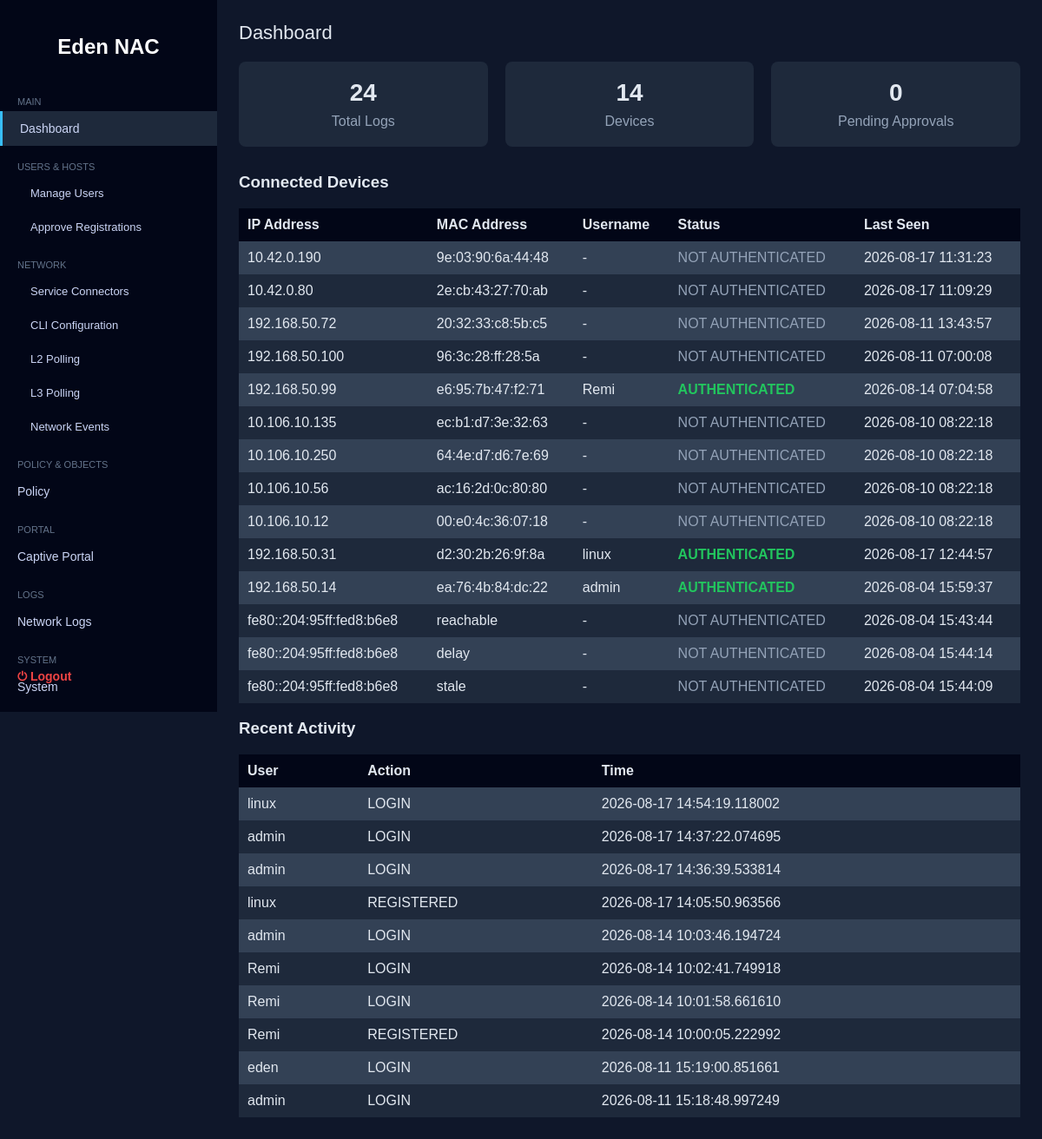
/dashboard (signed in), run on the app's committed database.
### tables this page shows
CREATE TABLE devices (
    id INTEGER PRIMARY KEY AUTOINCREMENT,
    mac TEXT UNIQUE NOT NULL,
    ip TEXT,
    username TEXT,
    authenticated INTEGER DEFAULT 0,
    last_seen TIMESTAMP DEFAULT CURRENT_TIMESTAMP
);

CREATE TABLE logs (
    id INTEGER PRIMARY KEY AUTOINCREMENT,
    username TEXT,
    action TEXT,
    time TIMESTAMP
);

### app.py (the view)
@app.route("/dashboard")
def dashboard():
    if "admin" not in session:
        return redirect("/admin")
    conn = db()
    c = conn.cursor()
    c.execute(
        """
        SELECT *
        FROM logs
        ORDER BY id DESC
        """
    )
    logs = c.fetchall()
    c.execute(
        """
        SELECT *
        FROM devices
        ORDER BY id DESC
        """
    )
    devices = c.fetchall()
    c.execute(
        """
        SELECT COUNT(*)
        FROM users
        WHERE status='pending'
        """
    )
    pending = c.fetchone()[0]
    conn.close()
    return render_template(
    "admin/dashboard.html",
    logs=logs,
    devices=devices,
    pending_count=pending,
    active_page="dashboard"
)

### app.py (called while the page is built)
def db():
    return sqlite3.connect("database.db")

### templates/admin/dashboard.html (shortened to what this page needs)
{% extends "base_admin.html" %}
{% block content %}
<div class="header">
    Dashboard
</div>
<div class="cards">
    <div class="card">
        <h2>
            {{ logs|length }}
        </h2>
        <p>
            Total Logs
        </p>
    </div>
    <div class="card">
        <h2>
            {{ devices|length }}
        </h2>
        <p>
            Devices
        </p>
    </div>
    <div class="card">
        <h2>
            {{ pending_count }}
        </h2>
        <p>
            Pending Approvals
        </p>
    </div>
</div>
<h3>
    Connected Devices
</h3>
{% if devices %}
<table>
    <tr>
        <th>IP Address</th>
        <th>MAC Address</th>
        <th>Username</th>
        <th>Status</th>
        <th>Last Seen</th>
    </tr>
    {% for d in devices %}
    <tr>
        <td>
            {{ d[2] or '-' }}
        </td>
        <td>
            {{ d[1] }}
        </td>
        <td>
            {{ d[3] or '-' }}
        </td>
        <td>
            {% if d[4] == 1 %}
                <span class="status-online">
                    AUTHENTICATED
                </span>
            {% else %}
                <span class="status-offline">
                    NOT AUTHENTICATED
                </span>
            {% endif %}
        </td>
        <td>
            {{ d[5] }}
        </td>
    </tr>
    {% endfor %}
</table>
{% else %}
<p class="empty">
    No devices detected.
</p>
{% endif %}
<h3>
    Recent Activity
</h3>
<table>
    <tr>
        <th>User</th>
        <th>Action</th>
        <th>Time</th>
    </tr>
    {% for log in logs[:10] %}
    <tr>
        <td>
            {{ log[1] or '-' }}
        </td>
        <td>
            {{ log[2] }}
        </td>
        <td>
            {{ log[3] }}
        </td>
    </tr>
    {% endfor %}
</table>
{% endblock %}

### templates/base_admin.html (shortened to what this page needs)
<!DOCTYPE html>
<html>
<head>
</head>
<body>
<div class="sidebar">
    <h2>Eden NAC</h2>
    <div class="section">
        Main
    </div>
    <a
        href="/dashboard"
        class="{% if active_page == 'dashboard' %}active{% endif %}"
    >
        Dashboard
    </a>
    <div class="section">
        Users & Hosts
    </div>
    <div class="submenu">
        <a
            href="/users"
            class="{% if active_page == 'users' %}active{% endif %}"
        >
            Manage Users
        </a>
        <a href="/users?status=pending">
            Approve Registrations
        </a>
    </div>
    <div class="section">
        Network
    </div>
    <div class="submenu">
        <a href="#">
            Service Connectors
        </a>
        <a href="#">
            CLI Configuration
        </a>
        <a href="#">
            L2 Polling
        </a>
        <a href="#">
            L3 Polling
        </a>
        <a href="#">
            Network Events
        </a>
    </div>
    <div class="section">
        Policy & Objects
    </div>
    <a href="#">
        Policy
    </a>
    <div class="section">
        Portal
    </div>
    <a href="/portal">
        Captive Portal
    </a>
    <div class="section">
        Logs
    </div>
    <a
        href="/logs"
        class="{% if active_page == 'logs' %}active{% endif %}"
    >
        Network Logs
    </a>
    <div class="section">
        System
    </div>
    <a href="#">
        System
    </a>
    <div class="logout">
    <a href="/admin_logout">
        ⏻ Logout
    </a>
</div>
</div>
<div class="main">
    {% block content %}
    {% endblock %}
</div>
</body>
</html>

### templates/base_admin.html (style rules this page uses)
body { margin: 0; font-family: Arial, sans-serif; background-color: #0f172a; color: #e2e8f0; }
.sidebar { width: 250px; height: 100vh; background: #020617; position: fixed; left: 0; top: 0; padding-top: 20px; overflow-y: auto; }
.sidebar h2 { text-align: center; color: white; margin-bottom: 25px; }
.sidebar a { display: block; padding: 12px 20px; color: #cbd5f5; text-decoration: none; font-size: 14px; }
.sidebar .section { color: #64748b; font-size: 11px; text-transform: uppercase; padding: 18px 20px 5px; }
.submenu { padding-left: 15px; }
.submenu a { font-size: 13px; }
.main { margin-left: 250px; padding: 25px; min-height: 100vh; }
.header { font-size: 22px; margin-bottom: 20px; }
.active { background: #1e293b; border-left: 3px solid #38bdf8; }
.logout { position: absolute; bottom: 20px; left: 0; width: 100%; }
.logout a { color: #ef4444 !important; font-weight: bold; }

### templates/admin/dashboard.html (style rules this page uses)
.cards { display: flex; gap: 20px; margin-bottom: 30px; }
.card { flex: 1; background: #1e293b; padding: 20px; border-radius: 8px; text-align: center; }
.card h2 { margin: 0 0 8px 0; font-size: 28px; }
.card p { margin: 0; color: #94a3b8; }
table { width: 100%; margin-top: 15px; border-collapse: collapse; background: #1e293b; }
th, td { padding: 10px; text-align: left; }
th { background: #020617; }
tr:nth-child(even) { background: #334155; }
.status-online { color: #22c55e; font-weight: bold; }
.status-offline { color: #94a3b8; }

### data on the page
devices: ip "10.42.0.190", mac "9e:03:90:6a:44:48", d "-", authenticated "NOT AUTHENTICATED", last_seen "2026-08-17 11:31:23"
devices: ip "10.42.0.80", mac "2e:cb:43:27:70:ab", d "-", authenticated "NOT AUTHENTICATED", last_seen "2026-08-17 11:09:29"
devices: ip "192.168.50.72", mac "20:32:33:c8:5b:c5", d "-", authenticated "NOT AUTHENTICATED", last_seen "2026-08-11 13:43:57"
devices: ip "192.168.50.100", mac "96:3c:28:ff:28:5a", d "-", authenticated "NOT AUTHENTICATED", last_seen "2026-08-11 07:00:08"
devices: ip "192.168.50.99", mac "e6:95:7b:47:f2:71", username "Remi", authenticated "AUTHENTICATED", last_seen "2026-08-14 07:04:58"
devices: ip "10.106.10.135", mac "ec:b1:d7:3e:32:63", d "-", authenticated "NOT AUTHENTICATED", last_seen "2026-08-10 08:22:18"
devices: ip "10.106.10.250", mac "64:4e:d7:d6:7e:69", d "-", authenticated "NOT AUTHENTICATED", last_seen "2026-08-10 08:22:18"
devices: ip "10.106.10.56", mac "ac:16:2d:0c:80:80", d "-", authenticated "NOT AUTHENTICATED", last_seen "2026-08-10 08:22:18"
devices: ip "10.106.10.12", mac "00:e0:4c:36:07:18", d "-", authenticated "NOT AUTHENTICATED", last_seen "2026-08-10 08:22:18"
devices: ip "192.168.50.31", mac "d2:30:2b:26:9f:8a", username "linux", authenticated "AUTHENTICATED", last_seen "2026-08-17 12:44:57"
devices: ip "192.168.50.14", mac "ea:76:4b:84:dc:22", username "admin", authenticated "AUTHENTICATED", last_seen "2026-08-04 15:59:37"
devices: ip "fe80::204:95ff:fed8:b6e8", mac "reachable", d "-", authenticated "NOT AUTHENTICATED", last_seen "2026-08-04 15:43:44"
devices: ip "fe80::204:95ff:fed8:b6e8", mac "delay", d "-", authenticated "NOT AUTHENTICATED", last_seen "2026-08-04 15:44:14"
devices: ip "fe80::204:95ff:fed8:b6e8", mac "stale", d "-", authenticated "NOT AUTHENTICATED", last_seen "2026-08-04 15:44:09"
logs: username "linux", action "LOGIN", time "2026-08-17 14:54:19.118002"
logs: username "admin", action "LOGIN", time "2026-08-17 14:37:22.074695"
logs: username "admin", action "LOGIN", time "2026-08-17 14:36:39.533814"
logs: username "linux", action "REGISTERED", time "2026-08-17 14:05:50.963566"
logs: username "admin", action "LOGIN", time "2026-08-14 10:03:46.194724"
logs: username "Remi", action "LOGIN", time "2026-08-14 10:02:41.749918"
logs: username "Remi", action "LOGIN", time "2026-08-14 10:01:58.661610"
logs: username "Remi", action "REGISTERED", time "2026-08-14 10:00:05.222992"
logs: username "eden", action "LOGIN", time "2026-08-11 15:19:00.851661"
logs: username "admin", action "LOGIN", time "2026-08-11 15:18:48.997249"

### other printed values
{{ logs|length }} "24"
{{ devices|length }} "14"
{{ pending_count }} "0"
